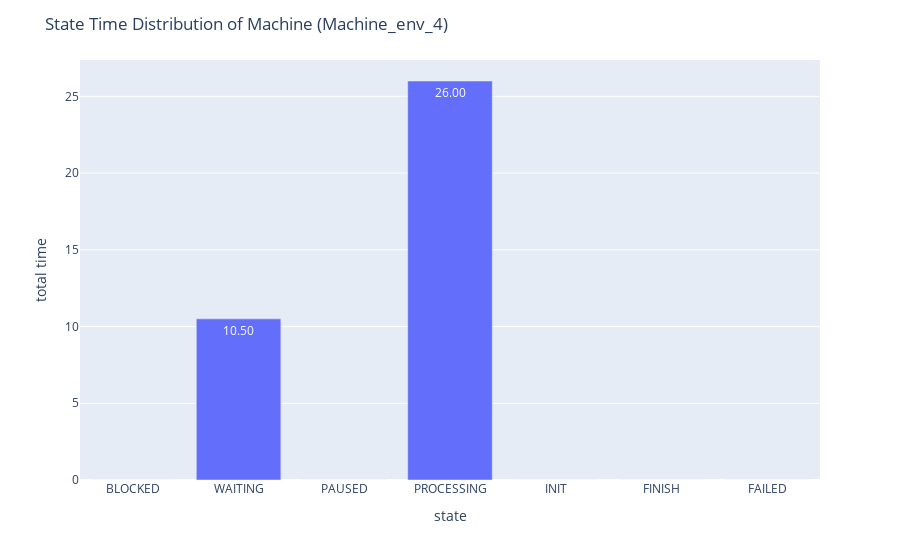

The code cell stored with this chart in its notebook:
### Code cell
fig = MachInst.stat_monitor.draw_state_bar_chart()

### Figure 1 — Plotly figure (JSON) as saved in the notebook; plotly's stock layout.template omitted (floating-point values rounded to 4 significant figures)
{"data": [{"alignmentgroup": "True", "hovertemplate": "variable=total time<br>state=%{x}<br>value=%{y}<extra></extra>", "legendgroup": "total time", "marker": {"color": "#636efa", "pattern": {"shape": ""}}, "name": "total time", "offsetgroup": "total time", "orientation": "v", "showlegend": true, "textposition": "auto", "texttemplate": "%{y:.2f}", "type": "bar", "x": ["BLOCKED", "WAITING", "PAUSED", "PROCESSING", "INIT", "FINISH", "FAILED"], "xaxis": "x", "y": [0, 10.5, 0, 26, 0, 0, 0], "yaxis": "y"}], "layout": {"barmode": "relative", "legend": {"title": {"text": "variable"}, "tracegroupgap": 0}, "margin": {"t": 60}, "showlegend": false, "title": {"text": "State Time Distribution of Machine (Machine_env_4)"}, "xaxis": {"anchor": "y", "domain": [0, 1], "title": {"text": "state"}}, "yaxis": {"anchor": "x", "domain": [0, 1], "title": {"text": "total time"}}}}
